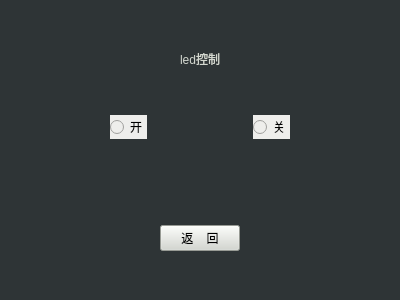
<?xml version="1.0" encoding="UTF-8"?>
<ui version="4.0">
 <class>LedControl</class>
 <widget class="QWidget" name="LedControl">
  <property name="geometry">
   <rect>
    <x>0</x>
    <y>0</y>
    <width>400</width>
    <height>300</height>
   </rect>
  </property>
  <property name="windowTitle">
   <string>Form</string>
  </property>
  <property name="styleSheet">
   <string notr="true">background-color: rgb(46, 52, 54);</string>
  </property>
  <layout class="QGridLayout" name="gridLayout">
   <item row="2" column="0">
    <spacer name="verticalSpacer_3">
     <property name="orientation">
      <enum>Qt::Vertical</enum>
     </property>
     <property name="sizeHint" stdset="0">
      <size>
       <width>20</width>
       <height>40</height>
      </size>
     </property>
    </spacer>
   </item>
   <item row="7" column="0">
    <spacer name="verticalSpacer_2">
     <property name="orientation">
      <enum>Qt::Vertical</enum>
     </property>
     <property name="sizeHint" stdset="0">
      <size>
       <width>20</width>
       <height>32</height>
      </size>
     </property>
    </spacer>
   </item>
   <item row="5" column="0">
    <spacer name="verticalSpacer_4">
     <property name="orientation">
      <enum>Qt::Vertical</enum>
     </property>
     <property name="sizeHint" stdset="0">
      <size>
       <width>20</width>
       <height>40</height>
      </size>
     </property>
    </spacer>
   </item>
   <item row="3" column="0">
    <layout class="QHBoxLayout" name="horizontalLayout_2">
     <item>
      <spacer name="horizontalSpacer_3">
       <property name="orientation">
        <enum>Qt::Horizontal</enum>
       </property>
       <property name="sizeHint" stdset="0">
        <size>
         <width>40</width>
         <height>20</height>
        </size>
       </property>
      </spacer>
     </item>
     <item>
      <widget class="QRadioButton" name="radioButton">
       <property name="styleSheet">
        <string notr="true">background-color: rgb(238, 238, 236);</string>
       </property>
       <property name="text">
        <string>开</string>
       </property>
      </widget>
     </item>
     <item>
      <spacer name="horizontalSpacer_5">
       <property name="orientation">
        <enum>Qt::Horizontal</enum>
       </property>
       <property name="sizeHint" stdset="0">
        <size>
         <width>40</width>
         <height>20</height>
        </size>
       </property>
      </spacer>
     </item>
     <item>
      <widget class="QRadioButton" name="radioButton_2">
       <property name="styleSheet">
        <string notr="true">background-color: rgb(238, 238, 236);</string>
       </property>
       <property name="text">
        <string>关</string>
       </property>
      </widget>
     </item>
     <item>
      <spacer name="horizontalSpacer_4">
       <property name="orientation">
        <enum>Qt::Horizontal</enum>
       </property>
       <property name="sizeHint" stdset="0">
        <size>
         <width>40</width>
         <height>20</height>
        </size>
       </property>
      </spacer>
     </item>
    </layout>
   </item>
   <item row="6" column="0">
    <layout class="QHBoxLayout" name="horizontalLayout_3">
     <item>
      <spacer name="horizontalSpacer_6">
       <property name="orientation">
        <enum>Qt::Horizontal</enum>
       </property>
       <property name="sizeHint" stdset="0">
        <size>
         <width>40</width>
         <height>20</height>
        </size>
       </property>
      </spacer>
     </item>
     <item>
      <widget class="QPushButton" name="pushButton">
       <property name="styleSheet">
        <string notr="true">background-color: rgb(211, 215, 207);</string>
       </property>
       <property name="text">
        <string>返    回</string>
       </property>
      </widget>
     </item>
     <item>
      <spacer name="horizontalSpacer_7">
       <property name="orientation">
        <enum>Qt::Horizontal</enum>
       </property>
       <property name="sizeHint" stdset="0">
        <size>
         <width>40</width>
         <height>20</height>
        </size>
       </property>
      </spacer>
     </item>
    </layout>
   </item>
   <item row="1" column="0">
    <layout class="QHBoxLayout" name="horizontalLayout">
     <item>
      <spacer name="horizontalSpacer">
       <property name="orientation">
        <enum>Qt::Horizontal</enum>
       </property>
       <property name="sizeHint" stdset="0">
        <size>
         <width>40</width>
         <height>20</height>
        </size>
       </property>
      </spacer>
     </item>
     <item>
      <widget class="QLabel" name="label">
       <property name="styleSheet">
        <string notr="true">color: rgb(211, 215, 207);
font: 57 20pt &quot;Ubuntu&quot;;</string>
       </property>
       <property name="text">
        <string>led控制</string>
       </property>
      </widget>
     </item>
     <item>
      <spacer name="horizontalSpacer_2">
       <property name="orientation">
        <enum>Qt::Horizontal</enum>
       </property>
       <property name="sizeHint" stdset="0">
        <size>
         <width>40</width>
         <height>20</height>
        </size>
       </property>
      </spacer>
     </item>
    </layout>
   </item>
   <item row="0" column="0">
    <spacer name="verticalSpacer">
     <property name="orientation">
      <enum>Qt::Vertical</enum>
     </property>
     <property name="sizeHint" stdset="0">
      <size>
       <width>20</width>
       <height>32</height>
      </size>
     </property>
    </spacer>
   </item>
   <item row="4" column="0">
    <spacer name="verticalSpacer_5">
     <property name="orientation">
      <enum>Qt::Vertical</enum>
     </property>
     <property name="sizeHint" stdset="0">
      <size>
       <width>20</width>
       <height>40</height>
      </size>
     </property>
    </spacer>
   </item>
  </layout>
 </widget>
 <resources/>
 <connections/>
</ui>
